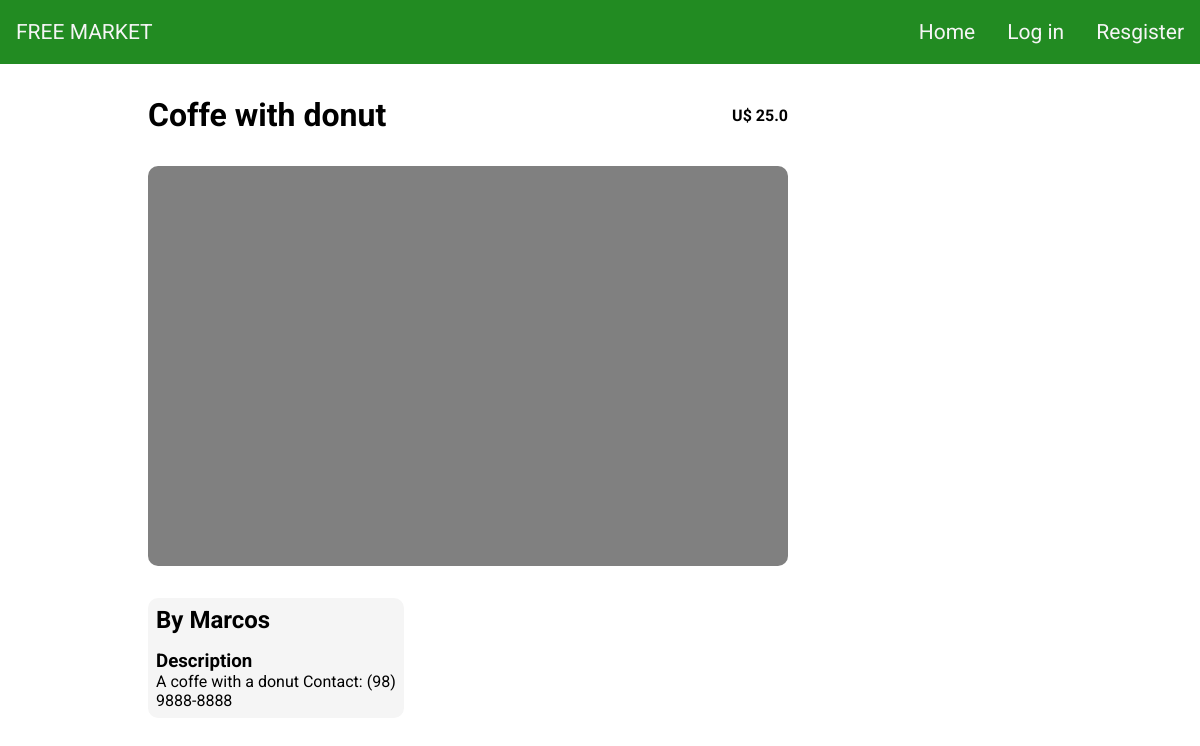
The app's page /more/9 with its own data.
### tables this page shows
CREATE TABLE posts (id INTEGER, extension TEXT, userId INTEGER, price REAL,title TEXT NOT NULL, description TEXT,  PRIMARY KEY(id), FOREIGN KEY(userId) REFERENCES users(id));

CREATE TABLE users (id INTEGER, username TEXT NOT NULL, hash TEXT NOT NULL, PRIMARY KEY(id));

### application.py (the view)
@app.route("/more/<id>")
def more(id):
    cnn = sqlite3.connect(DATABASE_NAME)
    cnn.row_factory = sqlite3.Row
    cursor = cnn.cursor()
    sql = "SELECT * FROM posts JOIN users ON users.id = userId WHERE posts.id = ?"
    post = cursor.execute(sql, [id]).fetchone()
    filename = f"img/{post['id']}.{post['extension']}"
    filepath = url_for('static', filename=filename)
    return render_template("/more.html", post=post, filepath=filepath);

### templates/more.html (shortened to what this page needs)
{% extends "layout.html" %}
{% block main %}
    <div class="container margin">
        <div class="more-header">
            <h1>{{post.title}}</h1>
            <h4>U$ {{post.price}}</h4>
        </div>
        <div class="more-page">
            <div class="more-frame">
            </div>
            <div class="more-info">
                <h2>By {{post.username}}</h2>
                <div>
                    <h3>Description</h3>
                    <p>{{post.description}}</p>
                </div>
            </div>
        </div>
    </div>
{% endblock%}

### static/style.css (style rules this page uses)
*, body { margin: 0; padding: 0; font-family: "Roboto",'Courier New', Courier, monospace; }
.container { width: 78%; margin: 0 auto; align-items: center; }
.more-page { display: flex; flex: 3fr 1fr; flex-wrap: wrap; }
.more-header { display: flex; justify-content: space-between; margin: 1rem; width: 40rem; align-items: center; }
.more-frame { height: 25rem; width: 40rem; background-color: gray; margin: 1rem; display: flex; justify-content: center; border-radius: 10px; }
.more-info { width: 15rem; background-color: whitesmoke; padding: 0.5rem; border-radius: 10px; margin: 1rem; }
.more-info div { margin-top: 1rem; }

### records on screen
posts: title "Coffe with donut", price "25.0", description "A coffe with a donut Contact: (98) 9888-8888"
users: username "Marcos"
